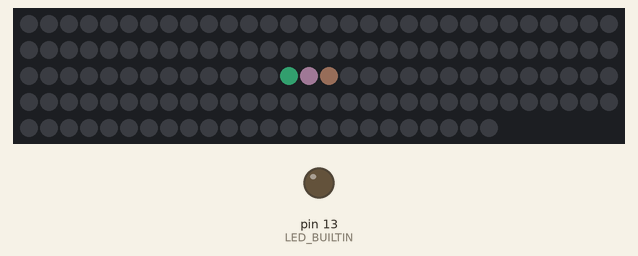
Simulated run of this sketch. Board: Arduino Uno, built with avr-gcc and run on an emulated ATmega328P. On the bench: 144 RGB LEDs in strip order, left to right, continuing on the next row, output pins drawn as LEDs (lit = HIGH). Dim RGB values are drawn brighter than linear; random numbers use the default seed unless the sketch sets one; what the sketch prints to the serial monitor is not drawn.

Above: at 0.16 s.
At 4.94 s:
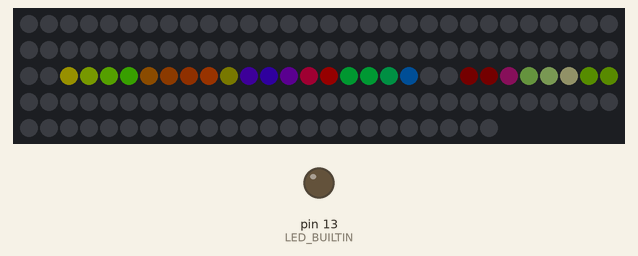
At 10.03 s:
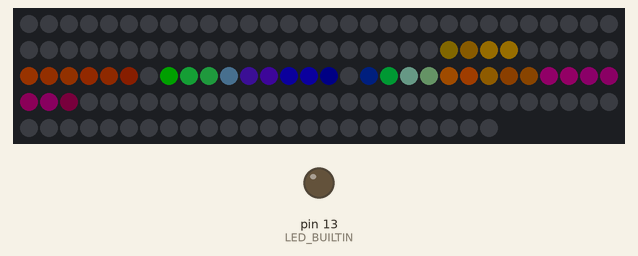
At 19.91 s:
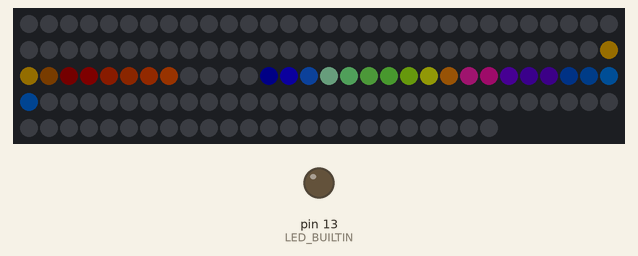
At 28.83 s:
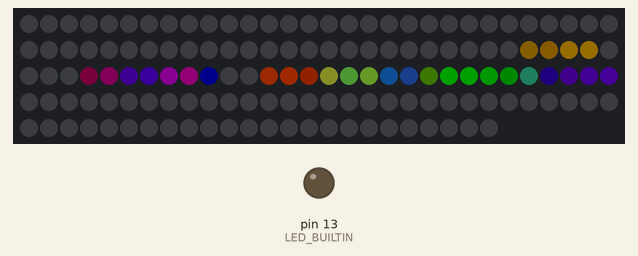
At 39.66 s:
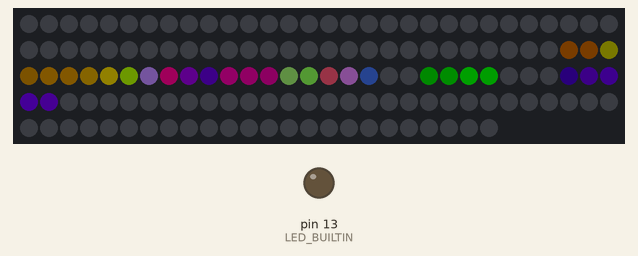

The sketch:

small.ino
```cpp
#include <FastLED.h>

#define LED_PIN 4
#define CLOCK_PIN 5
#define COLOR_ORDER BGR

#define NUM_LEDS 144

CRGB leds[NUM_LEDS];
// CRGB leds2[NUM_LEDS];

void setup() {
    Serial.begin(115200);
    while(!Serial) { delay(10); }
    Serial.println(); // Separate from the initial rubbish sent at low baud rate
    Serial.println("Serial communication set up");

    FastLED.addLeds<DOTSTAR, LED_PIN, CLOCK_PIN, COLOR_ORDER>(leds, NUM_LEDS);
    FastLED.setBrightness(32);
    pinMode(LED_BUILTIN, OUTPUT);
}

int pos = 0;
int hue = 0;

void calibrate() {
    leds[0] = CRGB::Red;
    leds[1] = CRGB::Green;
    leds[2] = CRGB::Blue;
}

void runningRainbow() {
    fadeToBlackBy(leds, NUM_LEDS, 10);
    ++pos;
    pos %= NUM_LEDS;
    hue += 2;
    leds[pos] = CHSV(hue, 200, 255);
}

void confetti() {
    hue += 1;
    leds[random8(NUM_LEDS)] = CHSV(hue, 200, 255);
    fadeToBlackBy(leds, NUM_LEDS, 20);
}

void lhc() {
    fade_raw(leds, NUM_LEDS, 20);
    leds[pos] += CRGB::Red;
    leds[NUM_LEDS-pos] += CRGB::Blue;
    ++pos;
    pos %= NUM_LEDS;
}

int p(int pos) {
    return (pos + NUM_LEDS) % NUM_LEDS;
}

void diffusion() {
    // for(int i = 0; i < NUM_LEDS; ++i) {
    //     leds2[p(i)] = (leds2[p(i-1)] + leds2[p(i+1)]) / 2;
    // }
    // for(int i = 0; i < NUM_LEDS; ++i) {
    //     leds[i] = leds2[i];
    // }
    blur1d(leds, NUM_LEDS, 250);
    if(random8(255) >= 240) {
        leds[p(random8(NUM_LEDS))] |= CHSV(random8(0, 255), 255, 255);
    }
}

void pair_annihilation() {
    int center = NUM_LEDS/2;

    int brightness = 0;
    while(brightness < 255) {
        fadeToBlackBy(leds, NUM_LEDS, 20);
        ++brightness;
        leds[center] = CHSV(0, 0, brightness);
        FastLED.show();
        delay(10);
    }
    for(int i = 0; i < 70; ++i) {
        fadeToBlackBy(leds, NUM_LEDS, 20);
        leds[center+i] = CRGB::Red;
        leds[center-i] = CRGB::Blue;
        FastLED.show();
        delay(10);
    }
}

#define NUM_PARTICLES 10
int particle_pos[NUM_PARTICLES] = {74, 74, 74, 74, 74, 74, 74, 74, 74, 74};
void randomWalk() {
    fadeToBlackBy(leds, NUM_LEDS, 10);
    for(int i = 0; i < NUM_PARTICLES; ++i) {
        int random = random8(0, 10);
        if(random == 0) {
            particle_pos[i] = p(particle_pos[i] - 1);
        } else if(random == 1) {
            particle_pos[i] = p(particle_pos[i] + 1);
        }
        leds[particle_pos[i]] |= CHSV(i*24, 255, 255);
    }
}

void loop() {
    randomWalk();
    FastLED.show();
    delay(20);
}
```
